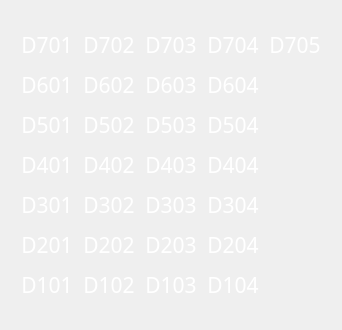
            <widget class="QWidget" name="bay_d_page">
             <layout class="QVBoxLayout" name="verticalLayout_28">
              <item>
               <widget class="QFrame" name="frame_24">
                <property name="frameShape">
                 <enum>QFrame::NoFrame</enum>
                </property>
                <property name="frameShadow">
                 <enum>QFrame::Raised</enum>
                </property>
                <layout class="QHBoxLayout" name="horizontalLayout_8">
                 <property name="spacing">
                  <number>10</number>
                 </property>
                 <property name="leftMargin">
                  <number>10</number>
                 </property>
                 <property name="topMargin">
                  <number>10</number>
                 </property>
                 <property name="rightMargin">
                  <number>10</number>
                 </property>
                 <property name="bottomMargin">
                  <number>10</number>
                 </property>
                 <item>
                  <widget class="QFrame" name="frame_25">
                   <property name="frameShape">
                    <enum>QFrame::NoFrame</enum>
                   </property>
                   <property name="frameShadow">
                    <enum>QFrame::Raised</enum>
                   </property>
                   <layout class="QVBoxLayout" name="verticalLayout_29">
                    <property name="spacing">
                     <number>10</number>
                    </property>
                    <property name="leftMargin">
                     <number>0</number>
                    </property>
                    <property name="rightMargin">
                     <number>0</number>
                    </property>
                    <item>
                     <widget class="QLabel" name="d701">
                      <property name="font">
                       <font>
                        <family>Mitr SemiBold</family>
                        <pointsize>16</pointsize>
                       </font>
                      </property>
                      <property name="styleSheet">
                       <string notr="true">color: rgb(255, 255, 255);</string>
                      </property>
                      <property name="text">
                       <string>D701</string>
                      </property>
                      <property name="alignment">
                       <set>Qt::AlignCenter</set>
                      </property>
                     </widget>
                    </item>
                    <item>
                     <widget class="QLabel" name="d601">
                      <property name="font">
                       <font>
                        <family>Mitr SemiBold</family>
                        <pointsize>16</pointsize>
                       </font>
                      </property>
                      <property name="styleSheet">
                       <string notr="true">color: rgb(255, 255, 255);</string>
                      </property>
                      <property name="text">
                       <string>D601</string>
                      </property>
                      <property name="alignment">
                       <set>Qt::AlignCenter</set>
                      </property>
                     </widget>
                    </item>
                    <item>
                     <widget class="QLabel" name="d501">
                      <property name="font">
                       <font>
                        <family>Mitr SemiBold</family>
                        <pointsize>16</pointsize>
                       </font>
                      </property>
                      <property name="styleSheet">
                       <string notr="true">color: rgb(255, 255, 255);</string>
                      </property>
                      <property name="text">
                       <string>D501</string>
                      </property>
                      <property name="alignment">
                       <set>Qt::AlignCenter</set>
                      </property>
                     </widget>
                    </item>
                    <item>
                     <widget class="QLabel" name="d401">
                      <property name="font">
                       <font>
                        <family>Mitr SemiBold</family>
                        <pointsize>16</pointsize>
                       </font>
                      </property>
                      <property name="styleSheet">
                       <string notr="true">color: rgb(255, 255, 255);</string>
                      </property>
                      <property name="text">
                       <string>D401</string>
                      </property>
                      <property name="alignment">
                       <set>Qt::AlignCenter</set>
                      </property>
                     </widget>
                    </item>
                    <item>
                     <widget class="QLabel" name="d301">
                      <property name="font">
                       <font>
                        <family>Mitr SemiBold</family>
                        <pointsize>16</pointsize>
                       </font>
                      </property>
                      <property name="styleSheet">
                       <string notr="true">color: rgb(255, 255, 255);</string>
                      </property>
                      <property name="text">
                       <string>D301</string>
                      </property>
                      <property name="alignment">
                       <set>Qt::AlignCenter</set>
                      </property>
                     </widget>
                    </item>
                    <item>
                     <widget class="QLabel" name="d201">
                      <property name="font">
                       <font>
                        <family>Mitr SemiBold</family>
                        <pointsize>16</pointsize>
                       </font>
                      </property>
                      <property name="styleSheet">
                       <string notr="true">color: rgb(255, 255, 255);</string>
                      </property>
                      <property name="text">
                       <string>D201</string>
                      </property>
                      <property name="alignment">
                       <set>Qt::AlignCenter</set>
                      </property>
                     </widget>
                    </item>
                    <item>
                     <widget class="QLabel" name="d101">
                      <property name="font">
                       <font>
                        <family>Mitr SemiBold</family>
                        <pointsize>16</pointsize>
                       </font>
                      </property>
                      <property name="styleSheet">
                       <string notr="true">color: rgb(255, 255, 255);</string>
                      </property>
                      <property name="text">
                       <string>D101</string>
                      </property>
                      <property name="alignment">
                       <set>Qt::AlignCenter</set>
                      </property>
                     </widget>
                    </item>
                   </layout>
                  </widget>
                 </item>
                 <item>
                  <widget class="QFrame" name="frame_26checkbroken">
                   <property name="frameShape">
                    <enum>QFrame::NoFrame</enum>
                   </property>
                   <property name="frameShadow">
                    <enum>QFrame::Raised</enum>
                   </property>
                   <layout class="QVBoxLayout" name="verticalLayout_30">
                    <property name="spacing">
                     <number>10</number>
                    </property>
                    <property name="leftMargin">
                     <number>0</number>
                    </property>
                    <property name="rightMargin">
                     <number>0</number>
                    </property>
                    <item>
                     <widget class="QLabel" name="d702">
                      <property name="font">
                       <font>
                        <family>Mitr SemiBold</family>
                        <pointsize>16</pointsize>
                       </font>
                      </property>
                      <property name="styleSheet">
                       <string notr="true">color: rgb(255, 255, 255);</string>
                      </property>
                      <property name="text">
                       <string>D702</string>
                      </property>
                      <property name="alignment">
                       <set>Qt::AlignCenter</set>
                      </property>
                     </widget>
                    </item>
                    <item>
                     <widget class="QLabel" name="d602">
                      <property name="font">
                       <font>
                        <family>Mitr SemiBold</family>
                        <pointsize>16</pointsize>
                       </font>
                      </property>
                      <property name="styleSheet">
                       <string notr="true">color: rgb(255, 255, 255);</string>
                      </property>
                      <property name="text">
                       <string>D602</string>
                      </property>
                      <property name="alignment">
                       <set>Qt::AlignCenter</set>
                      </property>
                     </widget>
                    </item>
                    <item>
                     <widget class="QLabel" name="d502">
                      <property name="font">
                       <font>
                        <family>Mitr SemiBold</family>
                        <pointsize>16</pointsize>
                       </font>
                      </property>
                      <property name="styleSheet">
                       <string notr="true">color: rgb(255, 255, 255);</string>
                      </property>
                      <property name="text">
                       <string>D502</string>
                      </property>
                      <property name="alignment">
                       <set>Qt::AlignCenter</set>
                      </property>
                     </widget>
                    </item>
                    <item>
                     <widget class="QLabel" name="d402">
                      <property name="font">
                       <font>
                        <family>Mitr SemiBold</family>
                        <pointsize>16</pointsize>
                       </font>
                      </property>
                      <property name="styleSheet">
                       <string notr="true">color: rgb(255, 255, 255);</string>
                      </property>
                      <property name="text">
                       <string>D402</string>
                      </property>
                      <property name="alignment">
                       <set>Qt::AlignCenter</set>
                      </property>
                     </widget>
                    </item>
                    <item>
                     <widget class="QLabel" name="d302">
                      <property name="font">
                       <font>
                        <family>Mitr SemiBold</family>
                        <pointsize>16</pointsize>
                       </font>
                      </property>
                      <property name="styleSheet">
                       <string notr="true">color: rgb(255, 255, 255);</string>
                      </property>
                      <property name="text">
                       <string>D302</string>
                      </property>
                      <property name="alignment">
                       <set>Qt::AlignCenter</set>
                      </property>
                     </widget>
                    </item>
                    <item>
                     <widget class="QLabel" name="d202">
                      <property name="font">
                       <font>
                        <family>Mitr SemiBold</family>
                        <pointsize>16</pointsize>
                       </font>
                      </property>
                      <property name="styleSheet">
                       <string notr="true">color: rgb(255, 255, 255);</string>
                      </property>
                      <property name="text">
                       <string>D202</string>
                      </property>
                      <property name="alignment">
                       <set>Qt::AlignCenter</set>
                      </property>
                     </widget>
                    </item>
                    <item>
                     <widget class="QLabel" name="d102">
                      <property name="font">
                       <font>
                        <family>Mitr SemiBold</family>
                        <pointsize>16</pointsize>
                       </font>
                      </property>
                      <property name="styleSheet">
                       <string notr="true">color: rgb(255, 255, 255);</string>
                      </property>
                      <property name="text">
                       <string>D102</string>
                      </property>
                      <property name="alignment">
                       <set>Qt::AlignCenter</set>
                      </property>
                     </widget>
                    </item>
                   </layout>
                  </widget>
                 </item>
                 <item>
                  <widget class="QFrame" name="frame_27">
                   <property name="frameShape">
                    <enum>QFrame::NoFrame</enum>
                   </property>
                   <property name="frameShadow">
                    <enum>QFrame::Raised</enum>
                   </property>
                   <layout class="QVBoxLayout" name="verticalLayout_31">
                    <property name="spacing">
                     <number>10</number>
                    </property>
                    <property name="leftMargin">
                     <number>0</number>
                    </property>
                    <property name="rightMargin">
                     <number>0</number>
                    </property>
                    <item>
                     <widget class="QLabel" name="d703">
                      <property name="font">
                       <font>
                        <family>Mitr SemiBold</family>
                        <pointsize>16</pointsize>
                       </font>
                      </property>
                      <property name="styleSheet">
                       <string notr="true">color: rgb(255, 255, 255);</string>
                      </property>
                      <property name="text">
                       <string>D703</string>
                      </property>
                      <property name="alignment">
                       <set>Qt::AlignCenter</set>
                      </property>
                     </widget>
                    </item>
                    <item>
                     <widget class="QLabel" name="d603">
                      <property name="font">
                       <font>
                        <family>Mitr SemiBold</family>
                        <pointsize>16</pointsize>
                       </font>
                      </property>
                      <property name="styleSheet">
                       <string notr="true">color: rgb(255, 255, 255);</string>
                      </property>
                      <property name="text">
                       <string>D603</string>
                      </property>
                      <property name="alignment">
                       <set>Qt::AlignCenter</set>
                      </property>
                     </widget>
                    </item>
                    <item>
                     <widget class="QLabel" name="d503">
                      <property name="font">
                       <font>
                        <family>Mitr SemiBold</family>
                        <pointsize>16</pointsize>
                       </font>
                      </property>
                      <property name="styleSheet">
                       <string notr="true">color: rgb(255, 255, 255);</string>
                      </property>
                      <property name="text">
                       <string>D503</string>
                      </property>
                      <property name="alignment">
                       <set>Qt::AlignCenter</set>
                      </property>
                     </widget>
                    </item>
                    <item>
                     <widget class="QLabel" name="d403">
                      <property name="font">
                       <font>
                        <family>Mitr SemiBold</family>
                        <pointsize>16</pointsize>
                       </font>
                      </property>
                      <property name="styleSheet">
                       <string notr="true">color: rgb(255, 255, 255);</string>
                      </property>
                      <property name="text">
                       <string>D403</string>
                      </property>
                      <property name="alignment">
                       <set>Qt::AlignCenter</set>
                      </property>
                     </widget>
                    </item>
                    <item>
                     <widget class="QLabel" name="d303">
                      <property name="font">
                       <font>
                        <family>Mitr SemiBold</family>
                        <pointsize>16</pointsize>
                       </font>
                      </property>
                      <property name="styleSheet">
                       <string notr="true">color: rgb(255, 255, 255);</string>
                      </property>
                      <property name="text">
                       <string>D303</string>
                      </property>
                      <property name="alignment">
                       <set>Qt::AlignCenter</set>
                      </property>
                     </widget>
                    </item>
                    <item>
                     <widget class="QLabel" name="d203">
                      <property name="font">
                       <font>
                        <family>Mitr SemiBold</family>
                        <pointsize>16</pointsize>
                       </font>
                      </property>
                      <property name="styleSheet">
                       <string notr="true">color: rgb(255, 255, 255);</string>
                      </property>
                      <property name="text">
                       <string>D203</string>
                      </property>
                      <property name="alignment">
                       <set>Qt::AlignCenter</set>
                      </property>
                     </widget>
                    </item>
                    <item>
                     <widget class="QLabel" name="d103">
                      <property name="font">
                       <font>
                        <family>Mitr SemiBold</family>
                        <pointsize>16</pointsize>
                       </font>
                      </property>
                      <property name="styleSheet">
                       <string notr="true">color: rgb(255, 255, 255);</string>
                      </property>
                      <property name="text">
                       <string>D103</string>
                      </property>
                      <property name="alignment">
                       <set>Qt::AlignCenter</set>
                      </property>
                     </widget>
                    </item>
                   </layout>
                  </widget>
                 </item>
                 <item>
                  <widget class="QFrame" name="frame_28">
                   <property name="frameShape">
                    <enum>QFrame::NoFrame</enum>
                   </property>
                   <property name="frameShadow">
                    <enum>QFrame::Raised</enum>
                   </property>
                   <layout class="QVBoxLayout" name="verticalLayout_32">
                    <property name="spacing">
                     <number>10</number>
                    </property>
                    <property name="leftMargin">
                     <number>0</number>
                    </property>
                    <property name="rightMargin">
                     <number>0</number>
                    </property>
                    <item>
                     <widget class="QLabel" name="d704">
                      <property name="font">
                       <font>
                        <family>Mitr SemiBold</family>
                        <pointsize>16</pointsize>
                       </font>
                      </property>
                      <property name="styleSheet">
                       <string notr="true">color: rgb(255, 255, 255);</string>
                      </property>
                      <property name="text">
                       <string>D704</string>
                      </property>
                      <property name="alignment">
                       <set>Qt::AlignCenter</set>
                      </property>
                     </widget>
                    </item>
                    <item>
                     <widget class="QLabel" name="d604">
                      <property name="font">
                       <font>
                        <family>Mitr SemiBold</family>
                        <pointsize>16</pointsize>
                       </font>
                      </property>
                      <property name="styleSheet">
                       <string notr="true">color: rgb(255, 255, 255);</string>
                      </property>
                      <property name="text">
                       <string>D604</string>
                      </property>
                      <property name="alignment">
                       <set>Qt::AlignCenter</set>
                      </property>
                     </widget>
                    </item>
                    <item>
                     <widget class="QLabel" name="d504">
                      <property name="font">
                       <font>
                        <family>Mitr SemiBold</family>
                        <pointsize>16</pointsize>
                       </font>
                      </property>
                      <property name="styleSheet">
                       <string notr="true">color: rgb(255, 255, 255);</string>
                      </property>
                      <property name="text">
                       <string>D504</string>
                      </property>
                      <property name="alignment">
                       <set>Qt::AlignCenter</set>
                      </property>
                     </widget>
                    </item>
                    <item>
                     <widget class="QLabel" name="d404">
                      <property name="font">
                       <font>
                        <family>Mitr SemiBold</family>
                        <pointsize>16</pointsize>
                       </font>
                      </property>
                      <property name="styleSheet">
                       <string notr="true">color: rgb(255, 255, 255);</string>
                      </property>
                      <property name="text">
                       <string>D404</string>
                      </property>
                      <property name="alignment">
                       <set>Qt::AlignCenter</set>
                      </property>
                     </widget>
                    </item>
                    <item>
                     <widget class="QLabel" name="d304">
                      <property name="font">
                       <font>
                        <family>Mitr SemiBold</family>
                        <pointsize>16</pointsize>
                       </font>
                      </property>
                      <property name="styleSheet">
                       <string notr="true">color: rgb(255, 255, 255);</string>
                      </property>
                      <property name="text">
                       <string>D304</string>
                      </property>
                      <property name="alignment">
                       <set>Qt::AlignCenter</set>
                      </property>
                     </widget>
                    </item>
                    <item>
                     <widget class="QLabel" name="d204">
                      <property name="font">
                       <font>
                        <family>Mitr SemiBold</family>
                        <pointsize>16</pointsize>
                       </font>
                      </property>
                      <property name="styleSheet">
                       <string notr="true">color: rgb(255, 255, 255);</string>
                      </property>
                      <property name="text">
                       <string>D204</string>
                      </property>
                      <property name="alignment">
                       <set>Qt::AlignCenter</set>
                      </property>
                     </widget>
                    </item>
                    <item>
                     <widget class="QLabel" name="d104">
                      <property name="font">
                       <font>
                        <family>Mitr SemiBold</family>
                        <pointsize>16</pointsize>
                       </font>
                      </property>
                      <property name="styleSheet">
                       <string notr="true">color: rgb(255, 255, 255);</string>
                      </property>
                      <property name="text">
                       <string>D104</string>
                      </property>
                      <property name="alignment">
                       <set>Qt::AlignCenter</set>
                      </property>
                     </widget>
                    </item>
                   </layout>
                  </widget>
                 </item>
                 <item>
                  <widget class="QFrame" name="frame_29">
                   <property name="frameShape">
                    <enum>QFrame::NoFrame</enum>
                   </property>
                   <property name="frameShadow">
                    <enum>QFrame::Raised</enum>
                   </property>
                   <layout class="QVBoxLayout" name="verticalLayout_33">
                    <property name="spacing">
                     <number>10</number>
                    </property>
                    <property name="leftMargin">
                     <number>0</number>
                    </property>
                    <property name="rightMargin">
                     <number>0</number>
                    </property>
                    <item>
                     <widget class="QLabel" name="d705">
                      <property name="font">
                       <font>
                        <family>Mitr SemiBold</family>
                        <pointsize>16</pointsize>
                       </font>
                      </property>
                      <property name="styleSheet">
                       <string notr="true">color: rgb(255, 255, 255);</string>
                      </property>
                      <property name="text">
                       <string>D705</string>
                      </property>
                      <property name="alignment">
                       <set>Qt::AlignCenter</set>
                      </property>
                     </widget>
                    </item>
                    <item>
                     <widget class="QLabel" name="d601_5">
                      <property name="font">
                       <font>
                        <family>Mitr SemiBold</family>
                        <pointsize>16</pointsize>
                       </font>
                      </property>
                      <property name="text">
                       <string/>
                      </property>
                      <property name="alignment">
                       <set>Qt::AlignCenter</set>
                      </property>
                     </widget>
                    </item>
                    <item>
                     <widget class="QLabel" name="d501_5">
                      <property name="font">
                       <font>
                        <family>Mitr SemiBold</family>
                        <pointsize>16</pointsize>
                       </font>
                      </property>
                      <property name="text">
                       <string/>
                      </property>
                      <property name="alignment">
                       <set>Qt::AlignCenter</set>
                      </property>
                     </widget>
                    </item>
                    <item>
                     <widget class="QLabel" name="d401_5">
                      <property name="font">
                       <font>
                        <family>Mitr SemiBold</family>
                        <pointsize>16</pointsize>
                       </font>
                      </property>
                      <property name="text">
                       <string/>
                      </property>
                      <property name="alignment">
                       <set>Qt::AlignCenter</set>
                      </property>
                     </widget>
                    </item>
                    <item>
                     <widget class="QLabel" name="d301_5">
                      <property name="font">
                       <font>
                        <family>Mitr SemiBold</family>
                        <pointsize>16</pointsize>
                       </font>
                      </property>
                      <property name="text">
                       <string/>
                      </property>
                      <property name="alignment">
                       <set>Qt::AlignCenter</set>
                      </property>
                     </widget>
                    </item>
                    <item>
                     <widget class="QLabel" name="d201_5">
                      <property name="font">
                       <font>
                        <family>Mitr SemiBold</family>
                        <pointsize>16</pointsize>
                       </font>
                      </property>
                      <property name="text">
                       <string/>
                      </property>
                      <property name="alignment">
                       <set>Qt::AlignCenter</set>
                      </property>
                     </widget>
                    </item>
                    <item>
                     <widget class="QLabel" name="d101_5">
                      <property name="font">
                       <font>
                        <family>Mitr SemiBold</family>
                        <pointsize>16</pointsize>
                       </font>
                      </property>
                      <property name="text">
                       <string/>
                      </property>
                      <property name="alignment">
                       <set>Qt::AlignCenter</set>
                      </property>
                     </widget>
                    </item>
                   </layout>
                  </widget>
                 </item>
                </layout>
               </widget>
              </item>
             </layout>
            </widget>
